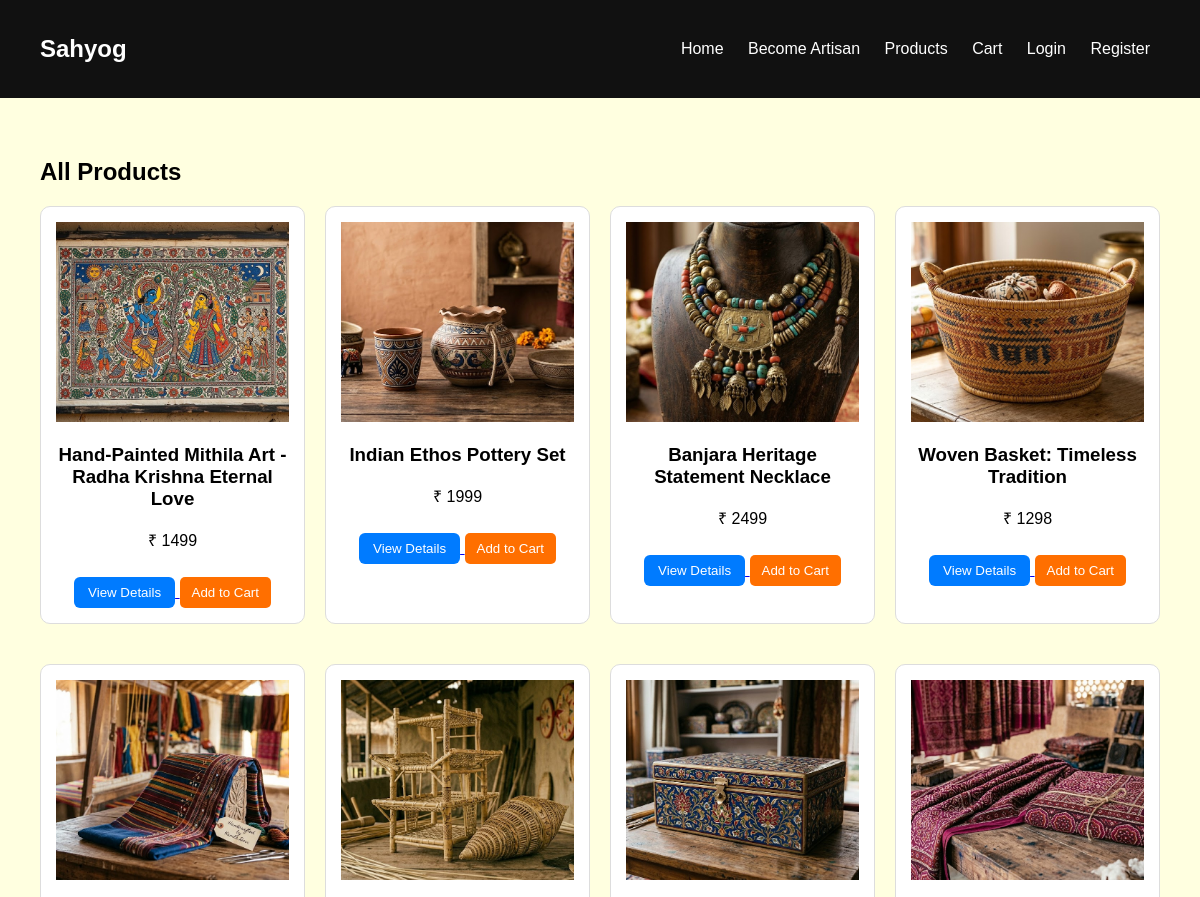
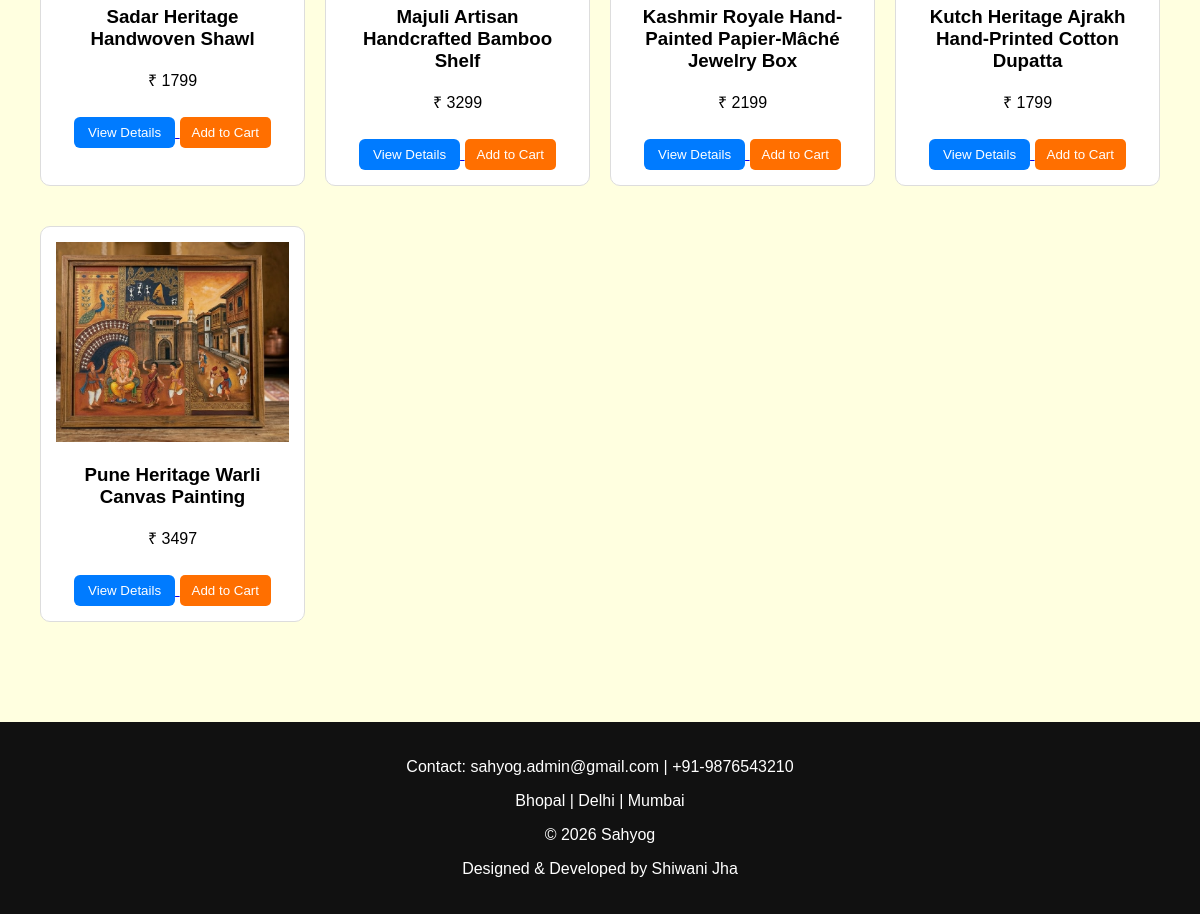
Screenshot of /products/ with the database file from the repository (2 pictures, top to bottom).
### store/models.py (models this page shows, shortened)
class Product(models.Model):
    artisan = models.ForeignKey(Artisan, on_delete=models.CASCADE, null=True)
    name = models.CharField(max_length=200)
    price = models.IntegerField()
    description = models.TextField()
    image = models.ImageField(upload_to='products/')

### store/views.py (the view)
# urls.py: path('products/', views.products_page),
def products_page(request):
    products = Product.objects.all()
    return render(request, 'products.html', {'products': products})

### store/context_processors.py (called while the page is built)
def artisan_status(request):
    is_artisan = False
    if request.user.is_authenticated:
        is_artisan = Artisan.objects.filter(user=request.user).exists()
    return { 'is_artisan': is_artisan }

### templates/products.html
{% extends 'base.html' %}
{% load static %}
{% block content %}
<div class="container">
    <h2>All Products</h2>
    <div class="products">
        {% for product in products %}
            <div class="card">
                {% if product.image %}
                    <img src="{{ product.image.url }}">
                {% endif %}
                <h3>{{ product.name }}</h3>
                <p>₹ {{ product.price }}</p>
                <a href="{% url 'product_detail' product.id %}">
                    <button class="btn-view">View Details</button>
                </a>
                <a href="{% url 'add_to_cart' product.id %}">
                    <button class="btn-cart">Add to Cart</button>
                </a>
            </div>
        {% endfor %}
    </div>
</div>
{% endblock %}

### static/css/style.css (style rules this page uses)
body { margin: 0; font-family: Arial; background: lightyellow; }
.container { padding: 40px; }
.products { display: grid; grid-template-columns: repeat(auto-fill, minmax(220px, 1fr)); gap: 20px; }
.card { border: 1px solid #ddd; padding: 15px; text-align: center; border-radius: 10px; background: white; }
.card img { width: 100%; height: 200px; object-fit: cover; }
.btn-cart { background: #ff6f00; color: white; border: none; padding: 8px 12px; margin-top: 10px; cursor: pointer; border-radius: 5px; }
.btn-view { background-color: #007bff ; color: white ; border: none; padding: 8px 14px; margin-top: 10px; cursor: pointer; border-radius: 6px; display: inline-block; }
.card { margin-bottom: 20px; }

### rows the page displays
Product: image (picture), name "Hand-Painted Mithila Art - Radha Krishna Eternal Love", price "1499"
Product: image (picture), name "Indian Ethos Pottery Set", price "1999"
Product: image (picture), name "Banjara Heritage Statement Necklace", price "2499"
Product: image (picture), name "Woven Basket: Timeless Tradition", price "1298"
Product: image (picture), name "Sadar Heritage Handwoven Shawl", price "1799"
Product: image (picture), name "Majuli Artisan Handcrafted Bamboo Shelf", price "3299"
Product: image (picture), name "Kashmir Royale Hand-Painted Papier-Mâché Jewelry Box", price "2199"
Product: image (picture), name "Kutch Heritage Ajrakh Hand-Printed Cotton Dupatta", price "1799"
Product: image (picture), name "Pune Heritage Warli Canvas Painting", price "3497"
